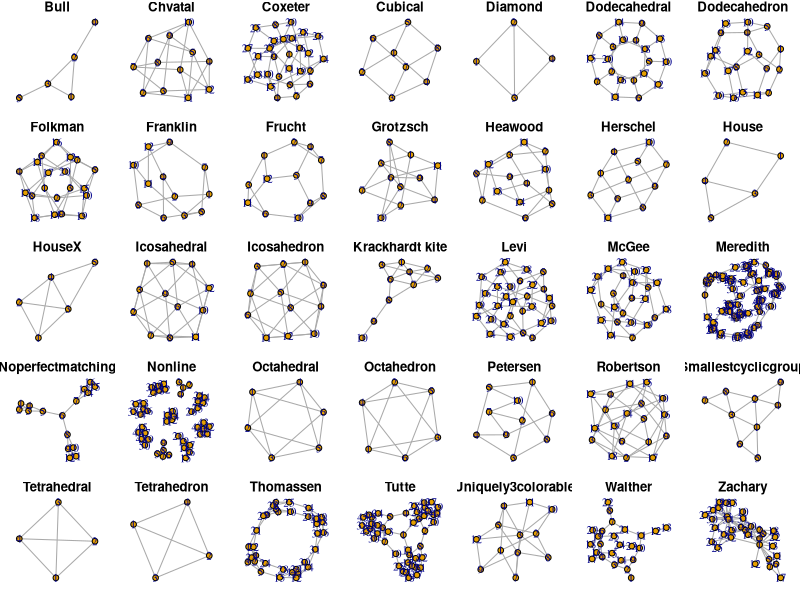
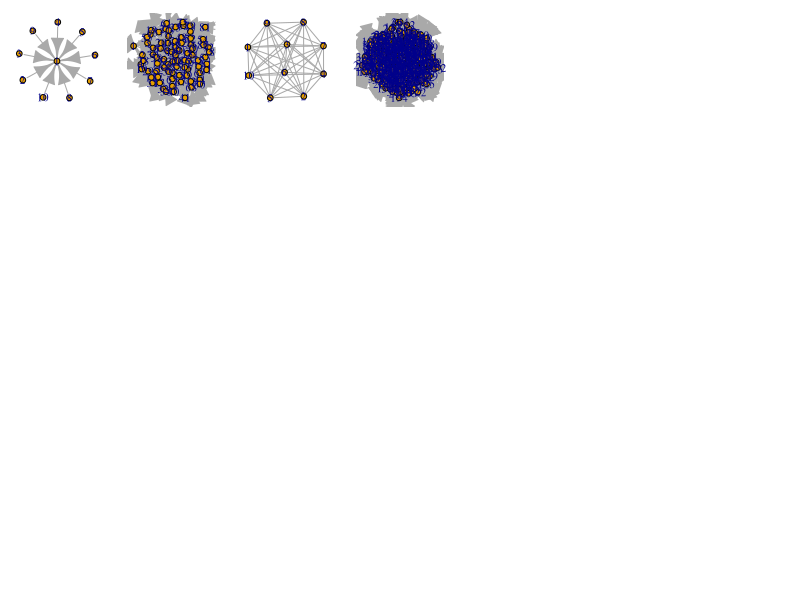

Generate these figures, in order, with R:
## ---- chunk 1
library(igraph)
notable_graph <- c("Bull", "Chvatal", "Coxeter", "Cubical", "Diamond", "Dodecahedral", "Dodecahedron", 
                   "Folkman", "Franklin", "Frucht", "Grotzsch", "Heawood", "Herschel", "House", 
                   "HouseX", "Icosahedral", "Icosahedron", "Krackhardt kite", "Levi", "McGee", 
                   "Meredith", "Noperfectmatching", "Nonline", "Octahedral", "Octahedron", 
                   "Petersen", "Robertson", "Smallestcyclicgroup", "Tetrahedral", "Tetrahedron", 
                   "Thomassen", "Tutte", "Uniquely3colorable", "Walther", "Zachary")

graph <- lapply(notable_graph,make_graph)
## ---- chunk 2
par(mfrow=c(5,7))

success <- lapply(notable_graph, function(x){
  graph <- make_graph(x)
  par(mar=c(1,1,1,1))
  plot(graph, main = x)
})
## ---- chunk 3
make_star(10) %>% plot

make_de_bruijn_graph(3,4) %>% plot

make_full_graph(10) %>% plot

make_kautz_graph(3,4) %>% plot
